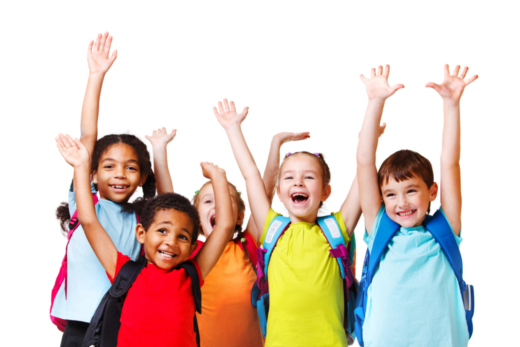
#> input picture yz2019/images/ornek.png, 520 x 347 px
$ python 01_openhello.py
#> lines starting #> are read from the running program, lines starting #| are printed output that depends on the picture
import cv2
import matplotlib
import numpy

img = cv2.imread('./images/ornek.png', cv2.IMREAD_UNCHANGED)
#> img is the input picture: shape (347, 520, 4); mean B, G, R, A 194.7, 204.3, 220.4, 255
genislik = img.shape[0]//2
#> genislik = 173
yukseklik = img.shape[1]//2
#> yukseklik = 260
minik = cv2.resize(img, (genislik,yukseklik),cv2.INTER_NEAREST)
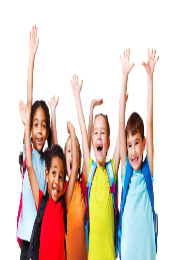
#> minik: shape (260, 173, 4); mean B, G, R, A 194.7, 204.3, 220.4, 255
cv2.imshow('Siftah', img)
cv2.imshow('Minik', minik)
print("Resmin Boyutları:",img.shape)
#| Resmin Boyutları: (347, 520, 4)
cv2.waitKey(0)
cv2.destroyAllWindows()
